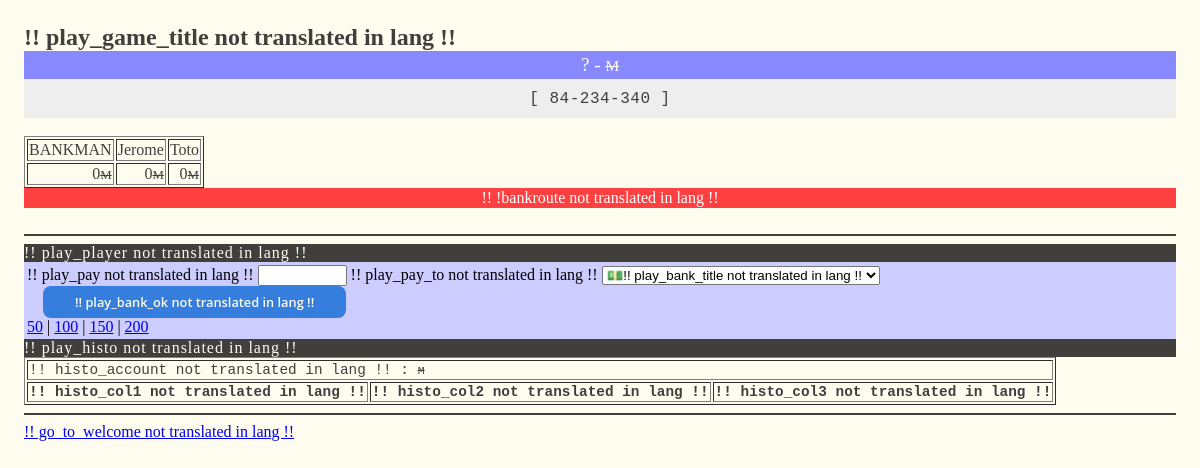
The page /play.php?gameid=84234340 on the database its author committed.
### tables this page shows
CREATE TABLE 'player' (
  id integer primary key,
  game_id char(8),
  name varchar(255),
  current decimal(10,0),
  date_begin datetime
 );

### src/lib/templating.php (called while the page is built, shortened)
<?php
$lang = @$_REQUEST['lang'];
$_T = array();
function T($key, $escaping = FALSE)
{
  global $_T;
  global $lang;
  if (isset($_T[$key])) {
    $v = $_T[$key];
  }
  else
  {
    $v ="!! $key not translated in lang $lang!!";
  }
  if ($escaping === true)
    return htmlentities($v);
  else
    return $v;
}

### src/lib/bankopoly.php (called while the page is built, shortened)
<?php
function formatGameId($id)
{
  return number_format($id, 0, ',', '-');
}
function formatAmount($amount)
{
  if (!is_numeric($amount))
    return $amount;
  return number_format($amount, 0, ' ', ' ');
}

### src/lib/Database.php (called while the page is built, shortened)
<?php
class Database
{
  private static $_instance = null;
  private function __construct($dsn, $user, $password)
  {
    $this->pdo = new \PDO($dsn, $user, $password);
  }
  public static function initInstance($dsn, $user, $password)
  {
    self::$_instance = new Database($dsn, $user, $password);
  }
  public static function getInstance($dsn = NULL, $user = NULL, $password = NULL)
  {
    return self::$_instance;
  }
}

### src/dao/DAO.php (called while the page is built, shortened)
<?php
class DAO
{
  public function __construct()
  {
    $this->pdo = Database::getInstance()->pdo;
  }
}

### src/dao/Player.php (called while the page is built, shortened)
<?php
class DAOPlayer extends DAO
{
  public function getPlayersOfAGame($game_id)
  {
    $stmt = $this->pdo->prepare("select * from player where game_id = :game_id order by lower(name)");
    $stmt->execute([':game_id'=>$game_id]);
    $players = [];
    while ($row = $stmt->fetch(\PDO::FETCH_ASSOC))
    {
      $players[$row['id']] = $row;
    }
    return $players;
  }
}

### src/dao/Game.php (called while the page is built, shortened)
<?php
class DAOGame extends DAO
{
  public function loadGameFromDB($game_id)
  {
    $stmt = $this->pdo->prepare("select * from game where game_id=:game_id limit 1");
    $stmt->execute([':game_id'=>$game_id]);
    $games = [];
    while ($row = $stmt->fetch(\PDO::FETCH_ASSOC))
    {
      $games[] = $row;
    }
    return $games;
  }
}

### public/play.php (the view, shortened to what this page needs)
<?php
include('../src/lib/templating.php');
include('header.php');
$errors = [];
$my_name = '?';
$gameid = trim(@$_REQUEST['gameid']);
$playerid = trim(@$_REQUEST['playerid']);
$amount = trim(@$_REQUEST['amount']);
$Game = new DAOGame();
$Player = new DAOPlayer();
$thegames = $Game->loadGameFromDB($gameid);
$players = $Player->getPlayersOfAGame($gameid);
if ($my_account['current'] <= 0)
  $errors[] = T('!bankroute');
?>
<h1><?=T('play_game_title')?></h1>
<div class="playerinfo"><?=$my_name?> - <span class="currency"><?=formatAmount($my_account['current'])?></span></div>
<div class="panel"><code>[ <?= formatGameId($gameid) ?> ]</code></div><br/>
<table border="1">
<tr>
<?php
foreach($players as $p)
{
  ?>
  <td><?=$p['name']?></td>
  <?php
}
?>
</tr>
<tr>
<?php
foreach($players as $p)
{
  ?>
  <td align="right" class="currency"><?=formatAmount($p['current'])?></td>
  <?php
}
?>
</tr>
</table>
<?php
foreach($errors as $e)
{
  ?>
  <div class="error"><?=$e?></div><br/>
  <?php
}
?>
<hr/>
<h2><?=T('play_player')?></h2>
<form action="play.php?gameid=<?=$gameid?>&playerid=<?=$playerid?>" method="post">
<div class="playeraction">
  <?=T('play_pay')?> <input type="numeric" id="amountplayer" name="amountplayer" value="<?=$amount?>" size=8/> <?=T('play_pay_to')?>
  <select name="to_playerid">
  <option value="0">&#128181;<?=T('play_bank_title')?></option>
</select>
<input class="button button--secondary button--small button--solid" name="start" type="submit" value="<?=T('play_bank_ok')?>"/>
<br/>
<a href="#" onclick='$("#amountplayer").val($(this).text()); return false;'>50</a> | <a href="#" onclick='$("#amountplayer").val($(this).text()); return false;'>100</a> | <a href="#" onclick='$("#amountplayer").val($(this).text()); return false;'>150</a> | <a href="#" onclick='$("#amountplayer").val($(this).text()); return false;'>200</a>
</form>
<h2><?=T('play_histo')?></h2>
<table border="1" class="history">
  <tr><td colspan=3><?=T('histo_account')?> : <span class="currency"><?=formatAmount($my_account['current'])?></span></td></tr>
  <tr>
    <th><?=T('histo_col1')?></th>
    <th><?=T('histo_col2')?></th>
    <th><?=T('histo_col3')?></th>
  </tr>
</table>
<hr/>
<a href="index.php"><?=T('go_to_welcome')?></a>

### public/header.php (shortened to what this page needs)
<!doctype html>
<html>
  <head>
    <link rel="stylesheet" href="style.css">
  </head>

### public/style.css (style rules this page uses)
.panel { background: #EEE; text-align: center; padding: 10px; }
.error { background: #FF4040; text-align: center; color: #FFF; padding: 1px; }
.currency::after { content :"M"; font-size: 0.8em; text-decoration: line-through; }
.playerinfo { background: #88F; text-align: center; color: #FFF; padding: 3px; font-size: 1.2em; }
.playeraction { background: #CCF; color: #000; padding: 3px; font-size: 1.0em; }
.history { font-size: 0.9em; font-family: "Consolas", "monaco", "Lucida Console", monospace; }
.button { background-color: transparent; border: 0; color: #fefbef; font-family: 'Open Sans', sans-serif; font-weight: 600; line-height: 1; transition: background-color 300ms, border-color 300ms, box-shadow 150ms; width: 100%; }
@media (min-width: 37.5em) { .button { width: auto; padding-left: 2rem; padding-right: 2rem; margin-left: 1rem; margin-right: 1rem; } }
.button--secondary.button--solid { background-color: #357edd; }
.button--small { min-width: 6rem; border-radius: 0.5rem; font-size: 0.8em; min-height: 2rem; }
h1, h2, h3 { margin: 0; padding: 0; }
h1 { font-size: 1.5em; font-weight: 600; }
h2 { font-size: 1em; font-weight: 400; background-color: #403f3c; color: #fefbef; letter-spacing: 1px; }
hr { border: 1px solid #403f3c; margin-top: 0.5rem; }
code { color: #403f3c; font-family: "Consolas", "monaco", "Lucida Console", monospace; font-size: 1em; letter-spacing: 0.03125em; }

### rows shown on the page
player: name "BANKMAN", current "0"
player: name "Jerome", current "0"
player: name "Toto", current "0"

### other values the page prints
T('play_game_title') "!! play_game_title not translated in lang !!"
$my_name "?"
formatGameId($gameid) "84-234-340"
$e "!! !bankroute not translated in lang !!"
T('play_player') "!! play_player not translated in lang !!"
T('play_pay') "!! play_pay not translated in lang !!"
T('play_pay_to') "!! play_pay_to not translated in lang !!"
T('play_histo') "!! play_histo not translated in lang !!"
T('histo_account') "!! histo_account not translated in lang !!"
T('histo_col1') "!! histo_col1 not translated in lang !!"
T('histo_col2') "!! histo_col2 not translated in lang !!"
T('histo_col3') "!! histo_col3 not translated in lang !!"
T('go_to_welcome') "!! go_to_welcome not translated in lang !!"
